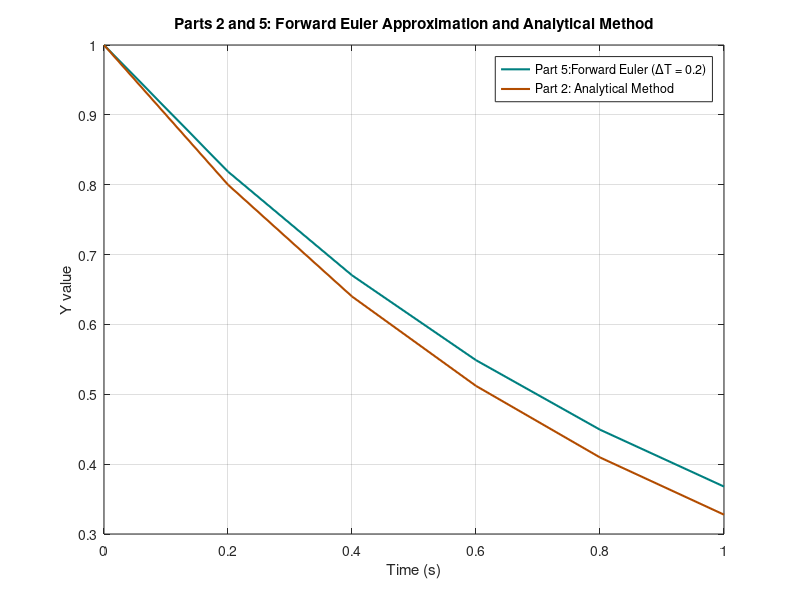
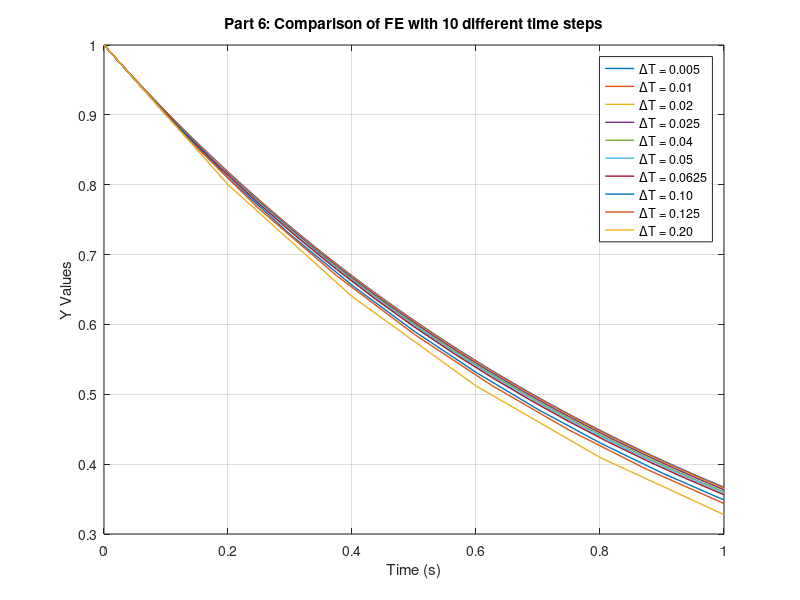
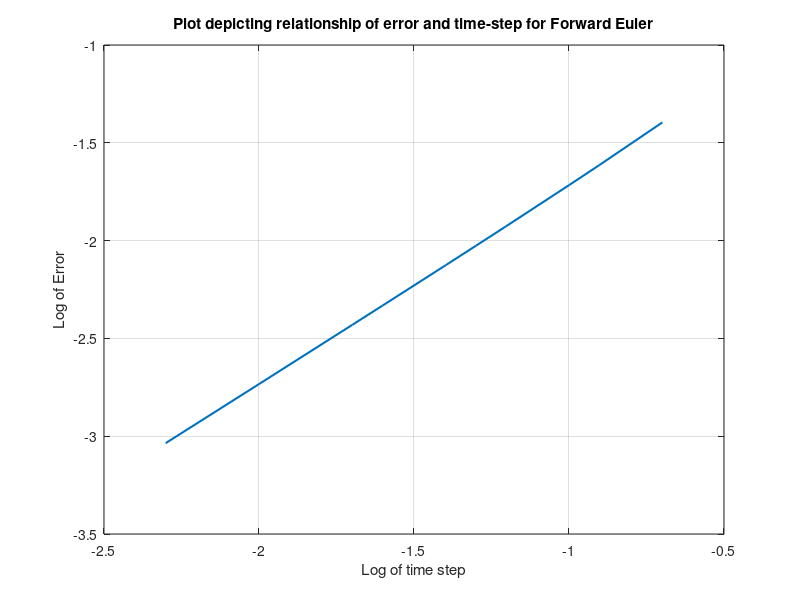
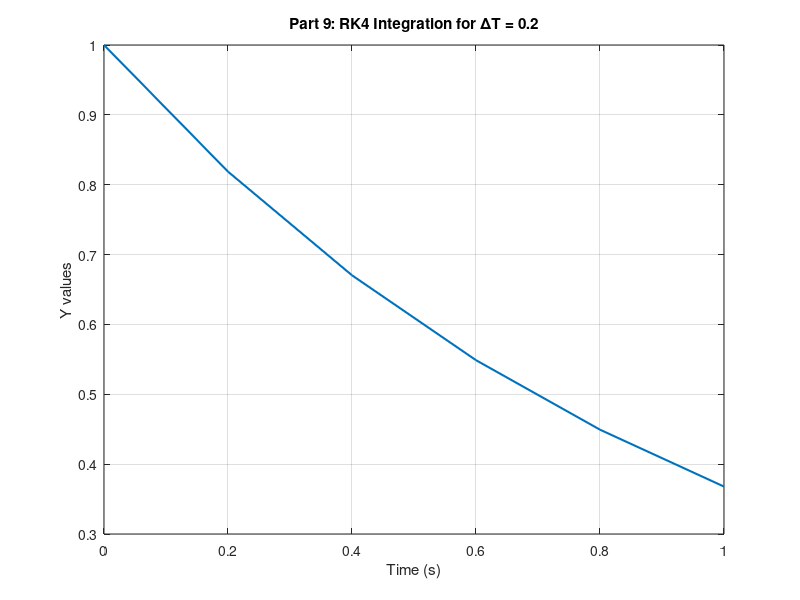

Reproduce these figures in MATLAB, in order. (Note: this script raises an error after producing the figures.)
% ME 4984: Homework 8
% Plots the Analytical solution, Forward Euler, and RK4 approximations of
% a given equation: dy/dt = -y.
% 
% Sam Kramer                                                        12Nov22
%
% Will return:
%               1. graph of exact values and a forward euler integration
%                  approximation for the same time step
%
%               2. Graph of 10 Forward Euler approximations with 10
%                  different time steps
%
%               3. Log-Log plot of error from FE and RK4 methods as the
%                  time-step increases
%
%               4. Graph of RK4 integration approximation for a time step
%                  of 0.2 seconds
%
%               5. Graph of 10 different RK4 approximations with 10
%                  different time steps
%
%               6. Graph depicting comparison of the actual value curve, a
%                  FE approximation with a timestep of 2 seconds, a RK4
%                  approximation with a timestep of 2 seconds.

% --Setup
    clear; clc; format compact; close all;

    
%%%%%%%%%%%%%%%%%%%%%%%%%%%%%%% Part 2 %%%%%%%%%%%%%%%%%%%%%%%%%%%%%%%%%%%%

% --Parameters
    y0 = 1;                 % Initial condition
    dt = 0.2;               % Time step definiton {CHANGE IF NEEDED}
    t = 0:dt:1;             % Time range definition (s)

% --Define analytical equation
    y = exp(-t);       % Solved analytical equation
    
% --Plot analytical method
figure(1)
plot(t,y,'Linewidth',1.5,'Color',[0 0.5 0.5]);
    hold on;
    grid on;
    xlabel('Time (s)');
    ylabel('Y value');
    title('Parts 2 and 5: Forward Euler Approximation and Analytical Method')
        
        
%%%%%%%%%%%%%%%%%%%%%%%%%%%%% Parts 4 and 5 %%%%%%%%%%%%%%%%%%%%%%%%%%%%%%%
 
% --Setup
    FE = zeros(1,length(t));        % Initializes the y value matrix
 
% --Calculate FE approximation for dt = 0.2
    for n = 0:(length(t) - 1)
        
        % --See if n = 0, if so, make initial condition
        if n == 0
        % --Set initial value
            FE(1) = 1;              % Initial val declaration y(0) = 1
        else
        % --Calculate Y(n+1) using FE
            FE(n+1) = FE(n) - dt*FE(n);
        end
        
    end

% --Plot Forward Euler Approach
    plot(t,FE,'Linewidth',1.5,'Color',[0.7 0.3 0])  % Plot on same graph 
        legend('Part 5:Forward Euler (\DeltaT = 0.2)','Part 2: Analytical Method')
    
       
%%%%%%%%%%%%%%%%%%%%%%%%%%%%%%%% Part 6 %%%%%%%%%%%%%%%%%%%%%%%%%%%%%%%%%%%
% dt vector has 10 values that will be perfect denominators of 1 so
% that analysis at t = 1 is possible for all without needing to
% interpolate the line. 
   
% --Setup
    dt = [0.005 0.01 0.02 0.025 0.04...
          0.05 0.0625 0.10 0.125 0.20]; % Redefine dt for 10 new values
    figure(2)                           % Plots on new figure
    error = zeros(10,1);                % Defines error vector
    
% --Calculate FE approx with 10 different dt values
    for i = 1:10                        % First for loop is for all dt vals
        
        % --Setup
            t = 0:dt(1,i):1;            % Redefine t vector
            FE = zeros(1,length(t));    % Redefine the time vector
        
        % --Forward Euler calculation
        for n = 0:(length(t)-1)
        
       % --See if n = 0, if so, make initial condition
            if n == 0
       % --Set initial value
                FE(1) = 1;           % Initial val declaration y(0) = 1
       % --Calculate Y(n+1) using FE
            else
                FE(n+1) = FE(n) - dt(i)*FE(n);
            end 
            
        end
        
        % --Plot FE solution
            plot(t,FE,'Linewidth',1)    % Plot on new graph
            hold on
            
        % --Calculate error
        error(i) = abs( min(y) - min(FE));  % Calculate error and store val
        
    end
    
% --Setup the integrated value plot
    grid on
    xlabel('Time (s)')
    ylabel('Y Values')
    title('Part 6: Comparison of FE with 10 different time steps')
    legend('\DeltaT = 0.005','\DeltaT = 0.01','\DeltaT = 0.02',...
            '\DeltaT = 0.025','\DeltaT = 0.04','\DeltaT = 0.05',...
            '\DeltaT = 0.0625','\DeltaT = 0.10','\DeltaT = 0.125',...
            '\DeltaT = 0.20')
% --Log of data and log of time
    logErrorFE = log10(error);      % linearize the error vector
    logTimeStep = log10(dt);        % Logarithm of time step vector

% --Setup the log-log plot of the error
    figure(3)
    plot(logTimeStep, logErrorFE, 'Linewidth', 1.5);
        grid on
        hold on
        xlabel('Log of time step')
        ylabel('Log of Error')
        title('Plot depicting relationship of error and time-step for Forward Euler')
            
% --Find slope of FE error
    p = polyfit(logTimeStep,logErrorFE,1);    % Extrapolate FE error slope
    slopeFE = p(1);                    % Declare slope
            
              
%%%%%%%%%%%%%%%%%%%%%%%%%%%%%%%% Part 9 %%%%%%%%%%%%%%%%%%%%%%%%%%%%%%%%%%%

% --Setup
    dt = 0.2;                   % Redefine time-step
    t = 0:dt:1;                 % Redefine time vector
    RK4 = zeros(1,length(t));   % Calculate RK4 solution vector
    RK4(1) = 1;                 % Inital Conditions
    
% --Calculate RK4 approximations
    for i = 1:(length(t)-1)
     
            % --Declare K values
                k1 = -RK4(i);
                k2 = -(RK4(i) + (dt/2)*k1);
                k3 = -(RK4(i) + (dt/2)*k2);
                k4 = -(RK4(i) + dt*k3);
            % --Declare RK4 approximation function
                RK4(i+1) = RK4(i) + (dt/6)*(k1 + 2*k2 + 2*k3 + k4);  
        
    end

% --Plot RK4 solution
    figure(4)
    plot(t,RK4,'Linewidth',1.5);
        grid on
        hold on
        title('Part 9: RK4 Integration for \DeltaT = 0.2');
        xlabel('Time (s)');
        ylabel('Y values');
   
    
%%%%%%%%%%%%%%%%%%%%%%%%%%%% Part 10 and 12 %%%%%%%%%%%%%%%%%%%%%%%%%%%%%%%

% --Setup
    dt = [0.005 0.01 0.02 0.025 0.04...
          0.05 0.0625 0.10 0.125 0.20]; % Redefine dt for 10 new values
    error = zeros(1,length(dt));        % Defines the error vector
    figure(5)
    
% --Calculate the RK4 for each dt
    for j = 1:10                        % First for loop is for all dt vals

        % --Setup
            ts = dt(j);                 % Define loop dt value
            t = 0:ts:1;                 % Redefine t vector
            RK4 = zeros(1,length(t));   % Redefine the time vector
            RK4(1) = y0;                % Define Inital Condition

        % --Calculate RK4 approximaiton
            for i = 1:(length(t)-1)
                
                % --Declare K values
                    k1 = -1*(RK4(i));
                    k2 = -1*(RK4(i) + (ts/2)*k1);
                    k3 = -1*(RK4(i) + (ts/2)*k2);
                    k4 = -1*(RK4(i) + ts*k3);

                % --Declare RK4 approximation function
                    RK4(i+1) = RK4(i) + (ts/6)*(k1 + 2*k2 + 2*k3 + k4);
                    
            end
         
        % --Plot FE solution
            plot(t,RK4,'Linewidth',1)   % Plot on new graph
            hold on

        % --Calculate error
        error(j) = abs(min(y) - min(RK4));  % Calculate error and store val

    end

% --Setup the integrated value plot
    grid on
    xlabel('Time (s)')
    ylabel('Y Values')
    title('Part 10: Comparison of RK4 with 10 different time steps')
    legend('\DeltaT = 0.005','\DeltaT = 0.01','\DeltaT = 0.02',...
            '\DeltaT = 0.025','\DeltaT = 0.04','\DeltaT = 0.05',...
            '\DeltaT = 0.0625','\DeltaT = 0.10','\DeltaT = 0.125',...
            '\DeltaT = 0.20')
        
% --Logarithm of RK4 error data
    logErrorRK4 = log(error(1:4));       % Linearize error by taking log of data
    logTimeStep2 = logTimeStep(1:4);      % Change to fit size of error data
    
% --Setup the log-log plot of the error
     figure(6)
     plot(logTimeStep2,logErrorRK4,'Linewidth',1.5);
            grid on
            hold on
            xlabel('Log of time step')
            ylabel('Log of Error')
            title('Plot depicting relationship of error and time-step for RK4')
            
% --Finding error line slope
    p = polyfit(logTimeStep2,logErrorRK4,1);     % Extrapolate error slope
    slopeRK4 = p(1);                            % define slope
            
%%%%%%%%%%%%%%%%%%%%%%%%%%%%%%%%% Part 14.5 %%%%%%%%%%%%%%%%%%%%%%%%%%%%%%%

% --Plot FE error
    figure(7);
    plot(logTimeStep, logErrorFE, 'linewidth', 1.5);
        hold on

% --Plot RK4 error
    plot(logTimeStep2, logErrorRK4, 'linewidth',1.5);

% --Setup plot
    grid on
    xlabel('Logarithm of Time Step (log(\DeltaT))');
    ylabel('Absolute Value of logarithm of Error (log|E|)');
    title('Comparison of Forward Euler Error to RK4 Error');
    lgd = legend('Forward Euler Error','RK4 Error');
    lgd.Location = 'SouthEast';

%%%%%%%%%%%%%%%%%%%%%%%%%%%%%%%% Part 14 %%%%%%%%%%%%%%%%%%%%%%%%%%%%%%%%%%

% --Parameters 
    dt = 2;                     % Timestep for RK4 and FE methods
    t = 0:dt:10;                % Time vector for RK4 and FE methods
    time = 0:0.01:10;           % Time vector for exact solutions
    FE = zeros(1,length(t));    % Initialize FE method solution vector
    RK4 = zeros(1,length(t));   % Initialize RK4 method solution vector

% --Exact solution
    
    % --Solve exact solution
        y = exp(-time);        % Solved analytical equation
   
    % --Plot exact solution
        figure(8)
        plot(time,y,'Linewidth',1.5);
            hold on

% --FE approximation
    
    % --Solve FE approximation
        FE(1) = 1;                  % Set initial value of FE solution 
        for n = 1:(length(t) - 1)   % Sovlves for FE(n+1) values
       
            % --Calculate Y(n+1) using FE
                FE(n+1) = FE(n) - dt*FE(n);  % Forward Euler definition
         
        end
    
    % --Plot FE approximation
        plot(t,FE,'Linewidth',1.5);
            hold on

% --RK4 approximation
    
    % --Solve RK4 approx
        RK4(1) = 1;         % Set initial value of RK4 solution 
        for i = 1:(length(t)-1)
     
            % --Declare K values
                k1 = -RK4(i);
                k2 = -(RK4(i) + (dt/2)*k1);
                k3 = -(RK4(i) + (dt/2)*k2);
                k4 = -(RK4(i) + dt*k3);
            % --Declare RK4 approximation function
                RK4(i+1) = RK4(i) + (dt/6)*(k1 + 2*k2 + 2*k3 + k4);  
        
        end
    
    % --Plot RK4 approx
        plot(t,RK4,'Linewidth',1.5);
            hold on

% --Setup plot
    xlabel('Time (s)');
    ylabel('Y values');
    title('Part 14: Comparison for \DeltaT = 2');
    legend('Actual Solution','Forward Euler','Runge-Kutta O^4');
    grid on
    
    
%%%%%%%%%%%%%%%%%%%%%%%%%%%%%%%%%%%%%%%%%%%%%%%%%%%%%%%%%%%%%%%%%%%%%%%%%%%

% --Display slope data in a table
    t = table(slopeFE, slopeRK4);
    fprintf('The error slopes are:\n \n')
    disp(t)
% END